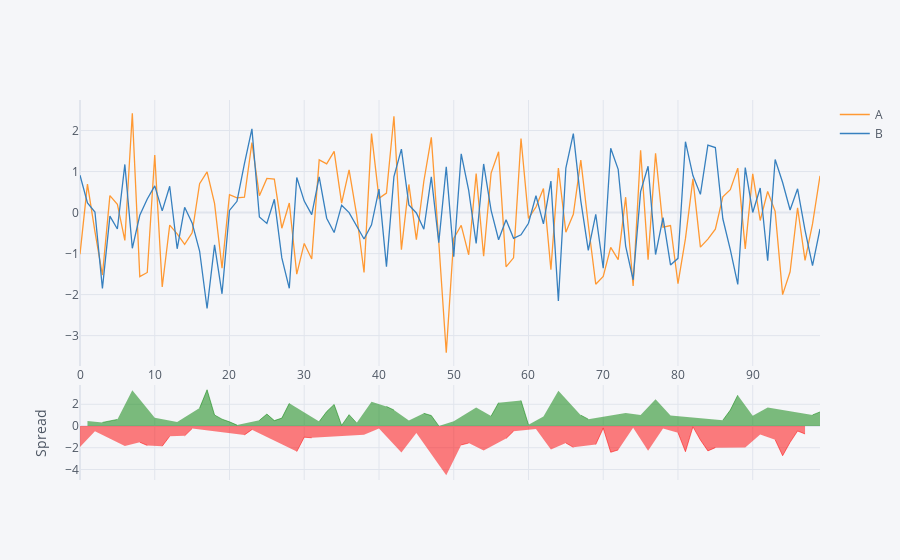

Here is the notebook cell this chart was saved with:
### Code cell
#spread
import chart_studio.plotly as py
df[['A','B']].iplot(kind='spread')

### Figure 1 — Plotly figure (JSON) as saved in the notebook; plotly's stock layout.template omitted (floating-point values rounded to 4 significant figures)
{"data": [{"line": {"color": "rgba(255, 153, 51, 1.0)", "dash": "solid", "shape": "linear", "width": 1.3}, "mode": "lines", "name": "A", "text": "", "type": "scatter", "x": [0, 1, 2, 3, 4, 5, 6, 7, 8, 9, 10, 11, 12, 13, 14, 15, 16, 17, 18, 19, 20, 21, 22, 23, 24, 25, 26, 27, 28, 29, 30, 31, 32, 33, 34, 35, 36, 37, 38, 39, 40, 41, 42, 43, 44, 45, 46, 47, 48, 49, 50, 51, 52, 53, 54, 55, 56, 57, 58, 59, 60, 61, 62, 63, 64, 65, 66, 67, 68, 69, 70, 71, 72, 73, 74, 75, 76, 77, 78, 79, 80, 81, 82, 83, 84, 85, 86, 87, 88, 89, 90, 91, 92, 93, 94, 95, 96, 97, 98, 99], "y": [-1.017, 0.6937, -0.4651, -1.524, 0.4122, 0.203, -0.6782, 2.42, -1.562, -1.461, 1.405, -1.815, -0.3051, -0.5177, -0.7773, -0.4917, 0.7061, 0.9938, 0.2231, -1.353, 0.4362, 0.3599, 0.3742, 1.707, 0.4107, 0.8314, 0.8174, -0.3814, 0.2333, -1.5, -0.7521, -1.134, 1.285, 1.187, 1.493, 0.2315, 1.042, -0.04158, -1.462, 1.924, 0.3456, 0.4764, 2.349, -0.903, 0.6853, -0.6591, 0.7638, 1.833, -0.7239, -3.417, -0.6306, -0.3104, -1.03, 0.949, -1.067, 0.964, 1.483, -1.322, -1.104, 1.806, -0.1408, 0.1359, 0.5855, -1.39, 1.082, -0.4788, -0.04039, 1.28, -0.2915, -1.747, -1.556, -0.849, -1.148, 0.3746, -1.791, 1.516, -1.148, 1.447, -0.3549, -0.316, -1.733, -0.6362, 0.8222, -0.8433, -0.6472, -0.4058, 0.3833, 0.5594, 1.084, -0.8854, 0.9434, -0.1929, 0.5152, 0.02901, -2.0, -1.443, 0.1175, -1.165, -0.2779, 0.8952]}, {"line": {"color": "rgba(55, 128, 191, 1.0)", "dash": "solid", "shape": "linear", "width": 1.3}, "mode": "lines", "name": "B", "text": "", "type": "scatter", "x": [0, 1, 2, 3, 4, 5, 6, 7, 8, 9, 10, 11, 12, 13, 14, 15, 16, 17, 18, 19, 20, 21, 22, 23, 24, 25, 26, 27, 28, 29, 30, 31, 32, 33, 34, 35, 36, 37, 38, 39, 40, 41, 42, 43, 44, 45, 46, 47, 48, 49, 50, 51, 52, 53, 54, 55, 56, 57, 58, 59, 60, 61, 62, 63, 64, 65, 66, 67, 68, 69, 70, 71, 72, 73, 74, 75, 76, 77, 78, 79, 80, 81, 82, 83, 84, 85, 86, 87, 88, 89, 90, 91, 92, 93, 94, 95, 96, 97, 98, 99], "y": [0.9124, 0.2369, 0.0143, -1.851, -0.08517, -0.4, 1.173, -0.8706, -0.06642, 0.3297, 0.6519, 0.0414, 0.6425, -0.8824, 0.1283, -0.2511, -0.9381, -2.339, -0.7895, -1.981, 0.0524, 0.2748, 1.194, 2.042, -0.1071, -0.2654, 0.3232, -1.105, -1.847, 0.8566, 0.2801, -0.04855, 0.8719, -0.1374, -0.4872, 0.1802, -0.0003485, -0.327, -0.6457, -0.2991, 0.572, -1.317, 0.8788, 1.546, 0.1863, -0.00911, -0.4045, 0.8704, -0.733, 1.114, -1.074, 1.431, 0.5421, -0.7548, 1.185, 0.05522, -0.6634, -0.1734, -0.6272, -0.5424, -0.26, 0.4096, -0.2766, 0.7674, -2.154, 1.085, 1.925, 0.2857, -0.9227, -0.04534, -1.357, 1.569, 1.053, -0.8172, -1.639, 0.5117, 1.129, -1.023, -0.1255, -1.277, -1.116, 1.728, 0.9032, 0.4434, 1.643, 1.586, -0.1513, -0.9047, -1.753, 1.096, 0.00205, 0.5976, -1.175, 1.295, 0.7338, 0.06304, 0.5786, -0.4317, -1.296, -0.3992]}, {"connectgaps": false, "fill": "tozeroy", "line": {"color": "green", "dash": "solid", "shape": "linear", "width": 0.5}, "mode": "lines", "name": "Spread", "showlegend": false, "type": "scatter", "x": [0, 1, 2, 3, 4, 5, 6, 7, 8, 9, 10, 11, 12, 13, 14, 15, 16, 17, 18, 19, 20, 21, 22, 23, 24, 25, 26, 27, 28, 29, 30, 31, 32, 33, 34, 35, 36, 37, 38, 39, 40, 41, 42, 43, 44, 45, 46, 47, 48, 49, 50, 51, 52, 53, 54, 55, 56, 57, 58, 59, 60, 61, 62, 63, 64, 65, 66, 67, 68, 69, 70, 71, 72, 73, 74, 75, 76, 77, 78, 79, 80, 81, 82, 83, 84, 85, 86, 87, 88, 89, 90, 91, 92, 93, 94, 95, 96, 97, 98, 99], "xaxis": "x2", "y": ["", 0.4568, "", 0.3273, 0.4974, 0.603, "", 3.291, "", "", 0.7528, "", "", 0.3647, "", "", 1.644, 3.333, 1.013, 0.6273, 0.3838, 0.08514, "", "", 0.5178, 1.097, 0.4943, 0.7238, 2.081, "", "", "", 0.4133, 1.325, 1.98, 0.05129, 1.042, 0.2854, "", 2.223, "", 1.794, 1.47, "", 0.4991, "", 1.168, 0.9623, 0.009156, "", 0.4436, "", "", 1.704, "", 0.9087, 2.147, "", "", 2.348, 0.1192, "", 0.8621, "", 3.237, "", "", 0.9943, 0.6312, "", "", "", "", 1.192, "", 1.004, "", 2.47, "", 0.9613, "", "", "", "", "", "", 0.5347, 1.464, 2.837, "", 0.9413, "", 1.69, "", "", "", "", "", 1.018, 1.294], "yaxis": "y2"}, {"connectgaps": false, "fill": "tozeroy", "line": {"color": "red", "dash": "solid", "shape": "linear", "width": 0.5}, "mode": "lines", "name": "Spread", "showlegend": false, "type": "scatter", "x": [0, 1, 2, 3, 4, 5, 6, 7, 8, 9, 10, 11, 12, 13, 14, 15, 16, 17, 18, 19, 20, 21, 22, 23, 24, 25, 26, 27, 28, 29, 30, 31, 32, 33, 34, 35, 36, 37, 38, 39, 40, 41, 42, 43, 44, 45, 46, 47, 48, 49, 50, 51, 52, 53, 54, 55, 56, 57, 58, 59, 60, 61, 62, 63, 64, 65, 66, 67, 68, 69, 70, 71, 72, 73, 74, 75, 76, 77, 78, 79, 80, 81, 82, 83, 84, 85, 86, 87, 88, 89, 90, 91, 92, 93, 94, 95, 96, 97, 98, 99], "xaxis": "x2", "y": [-1.929, "", -0.4794, "", "", "", -1.852, "", -1.496, -1.79, "", -1.856, -0.9477, "", -0.9056, -0.2406, "", "", "", "", "", "", -0.8195, -0.3349, "", "", "", "", "", -2.356, -1.032, -1.085, "", "", "", "", "", "", -0.8163, "", -0.2263, "", "", -2.449, "", -0.6499, "", "", "", -4.531, "", -1.742, -1.572, "", -2.251, "", "", -1.149, -0.4765, "", "", -0.2737, "", -2.158, "", -1.563, -1.965, "", "", -1.701, -0.1994, -2.418, -2.201, "", -0.1518, "", -2.278, "", -0.2295, "", -0.6172, -2.364, -0.081, -1.287, -2.29, -1.992, "", "", "", -1.982, "", -0.7906, "", -1.266, -2.734, -1.506, -0.4611, -0.7333, "", ""], "yaxis": "y2"}], "layout": {"hovermode": "x", "legend": {"bgcolor": "#F5F6F9", "font": {"color": "#4D5663"}}, "paper_bgcolor": "#F5F6F9", "plot_bgcolor": "#F5F6F9", "title": {"font": {"color": "#4D5663"}}, "xaxis": {"gridcolor": "#E1E5ED", "showgrid": true, "tickfont": {"color": "#4D5663"}, "title": {"font": {"color": "#4D5663"}, "text": ""}, "zerolinecolor": "#E1E5ED"}, "xaxis2": {"anchor": "y2", "gridcolor": "#E1E5ED", "showgrid": true, "showticklabels": false, "tickfont": {"color": "#4D5663"}, "title": {"font": {"color": "#4D5663"}, "text": ""}, "zerolinecolor": "#E1E5ED"}, "yaxis": {"domain": [0.3, 1], "gridcolor": "#E1E5ED", "showgrid": true, "tickfont": {"color": "#4D5663"}, "title": {"font": {"color": "#4D5663"}, "text": ""}, "zerolinecolor": "#E1E5ED"}, "yaxis2": {"domain": [0, 0.25], "gridcolor": "#E1E5ED", "showgrid": true, "tickfont": {"color": "#4D5663"}, "title": {"font": {"color": "#4D5663"}, "text": "Spread"}, "zerolinecolor": "#E1E5ED"}}}
